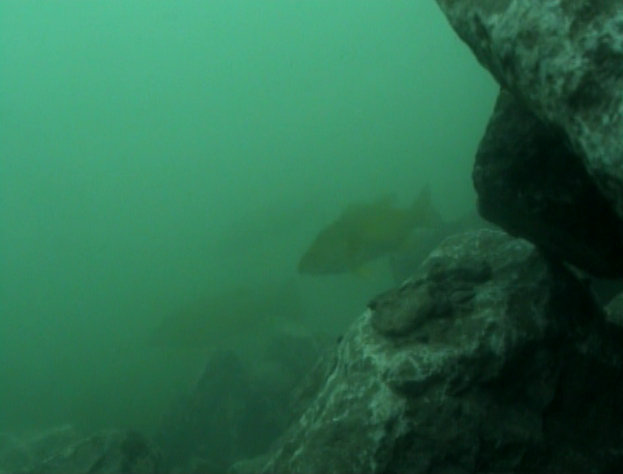
%> input picture Tutorials/Tut1/chess/fish001.jpg, 623 x 474 px
$ octave Task2.m   (GNU Octave 9; MATLAB toolbox functions it lacks are replaced by stand-ins)
%> lines starting %> are read from the running program, lines starting %| are printed output that depends on the picture
### Tutorials/Tut1/fixUnderwater.m
function newImage = fixUnderwater(img, sats)

    newImage = 0;
    for c = 1:3
        channel = img(:, :, c);

        % Apply saturation to channel
        satLevels = sats(c, 1:2);
        channel = imadjust(channel, satLevels);

        %Apply image contrast enhancement using histogram equalization
        if (sats(c, 3) > 0)
            channel = histeq(channel, sats(c, 3));
        else
            channel = adapthisteq(channel,'clipLimit',0.02,'Distribution','rayleigh');
        end


        if (newImage == 0)
            newImage = channel;
        else
            newImage = cat(3, newImage, channel);
        end
    end
end

### Tutorials/Tut1/Task2.m
% Tutorial 1.2
im1 = imread("./chess/fish001.jpg");
%> im1 is the input picture: size 474x623x3 uint8; mean R, G, B 43.2, 106.3, 75.4
im2 = imread("./chess/fish002.png");
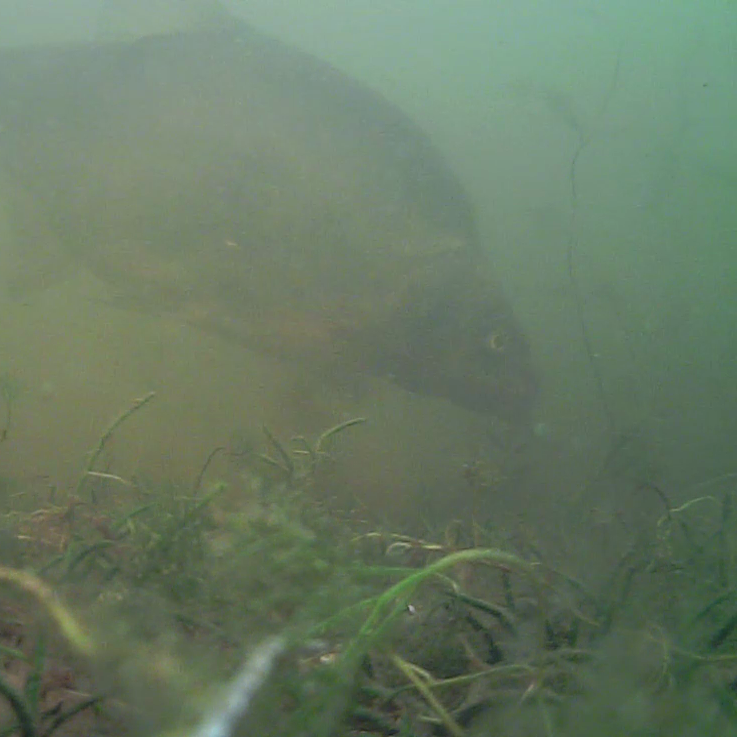
%> input picture Tutorials/Tut1/chess/fish002.png, 737 x 737 px
%> im2 is the input picture: size 737x737x3 uint8; mean R, G, B 104.7, 122.3, 100.4
im3 = imread("./chess/underwater001.png");
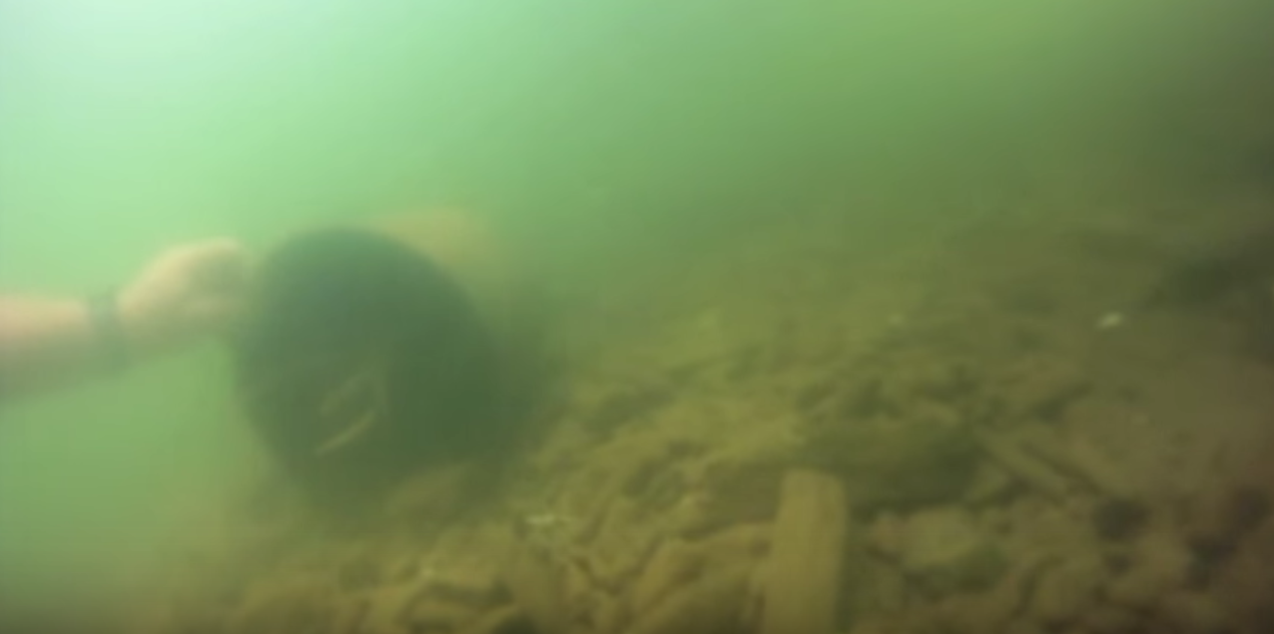
%> input picture Tutorials/Tut1/chess/underwater001.png, 1274 x 634 px
%> im3 is the input picture: size 634x1274x3 uint8; mean R, G, B 118.4, 140.3, 89.3

subplot(2,2,1);
imshow(im1);
subplot(2, 2, 2);
sats = [
    [0.01, 0.7, 0]; % Red
    [0.01, 0.7, 0]; % Green
    [0.01, 0.7, 0]  % Blue
]
imshow(fixUnderwater(im1, sats));
%> the loop in fixUnderwater, `for c = 1:3` made 3 passes
%> pass 1, in fixUnderwater, `channel = img(:, :, c);`:
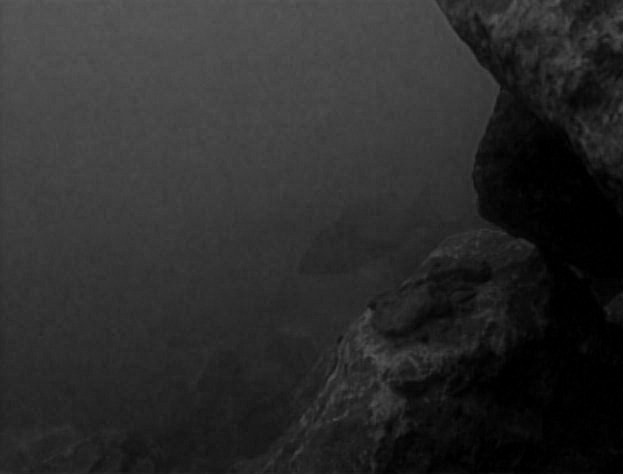
%> channel: size 474x623 uint8; min 0, max 91, mean 43.2
%> pass 1, in fixUnderwater, `channel = imadjust(channel, satLevels);`:
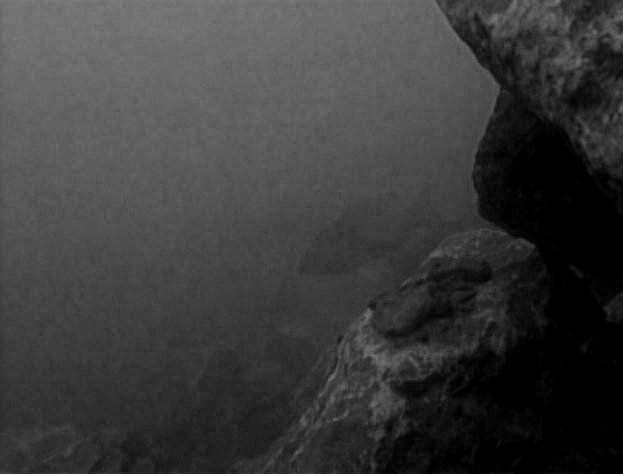
%> channel: size 474x623 uint8; min 0, max 128, mean 59.2
%> pass 1, in fixUnderwater, `channel = adapthisteq(channel,'clipLimit',0.02,'Distribution','rayleig..`:
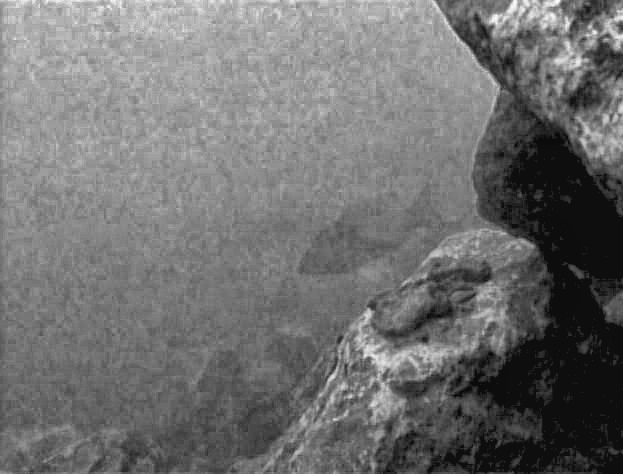
%> channel: size 474x623 uint8; min 0, max 255, mean 112.3
%> pass 2, in fixUnderwater, `channel = img(:, :, c);`:
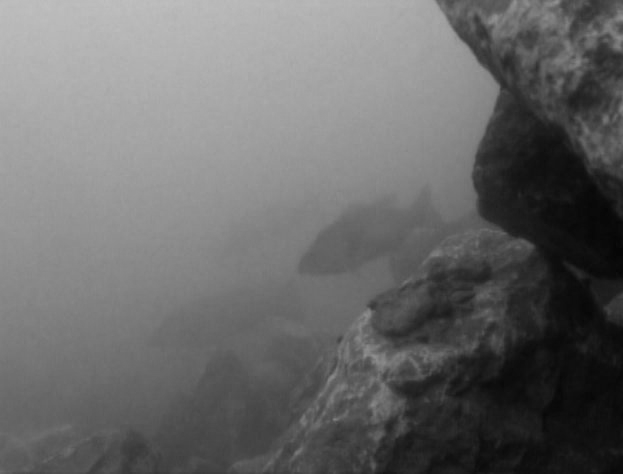
%> channel: size 474x623 uint8; min 5, max 192, mean 106.3
%> after the loop in fixUnderwater, `for c = 1:3`:
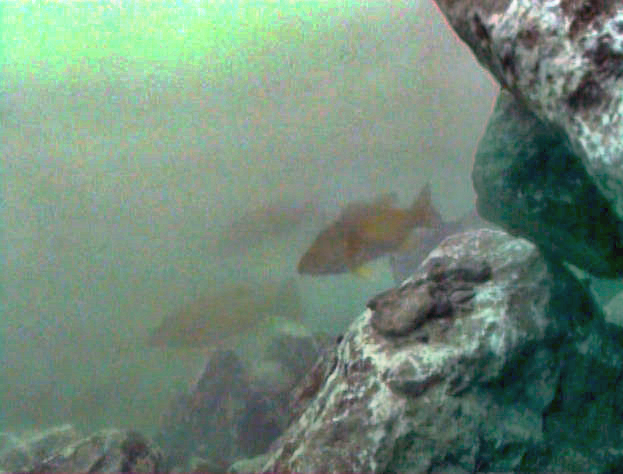
%> newImage: size 474x623x3 uint8; mean R, G, B 112.3, 136.5, 119.9

% [8 lines of commented-out code are left out]
